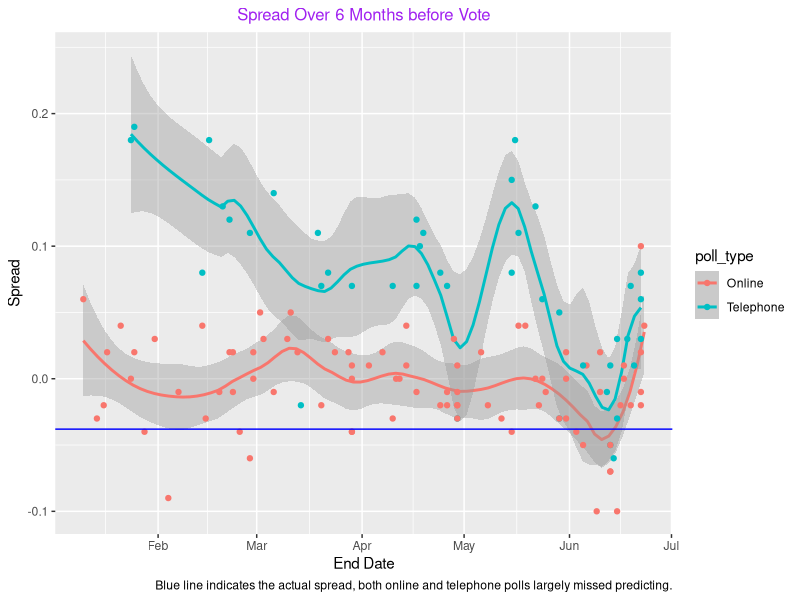

The R source for this figure:
## ---- chunk 1
knitr::opts_chunk$set(message = FALSE,
                      warning = FALSE,
                      fig.align = "center",
                      dev = "png",
                      cache = TRUE)
                
## ---- chunk 2
library(tidyverse)
library(dslabs)
## ---- chunk 3
data("brexit_polls")
## ---- chunk 4
table_view <- top_n(brexit_polls, 5)
table_view
## ---- chunk 5
## Including Plots
brexit_polls %>% ggplot(aes(enddate, spread, color = poll_type)) +
  geom_smooth(method = "loess", span = 0.3) +
  geom_point() +
  geom_hline(yintercept = -0.038, color="blue") +
  xlab("End Date") +
  ylab("Spread") +
  labs(title = "Spread Over 6 Months before Vote",
       caption = "Blue line indicates the actual spread, both online and telephone polls largely missed predicting.") +
  theme_grey() +
  ggplot2::theme(plot.title = ggplot2::element_text(hjust = 0.5, size=12, color = "purple"))
